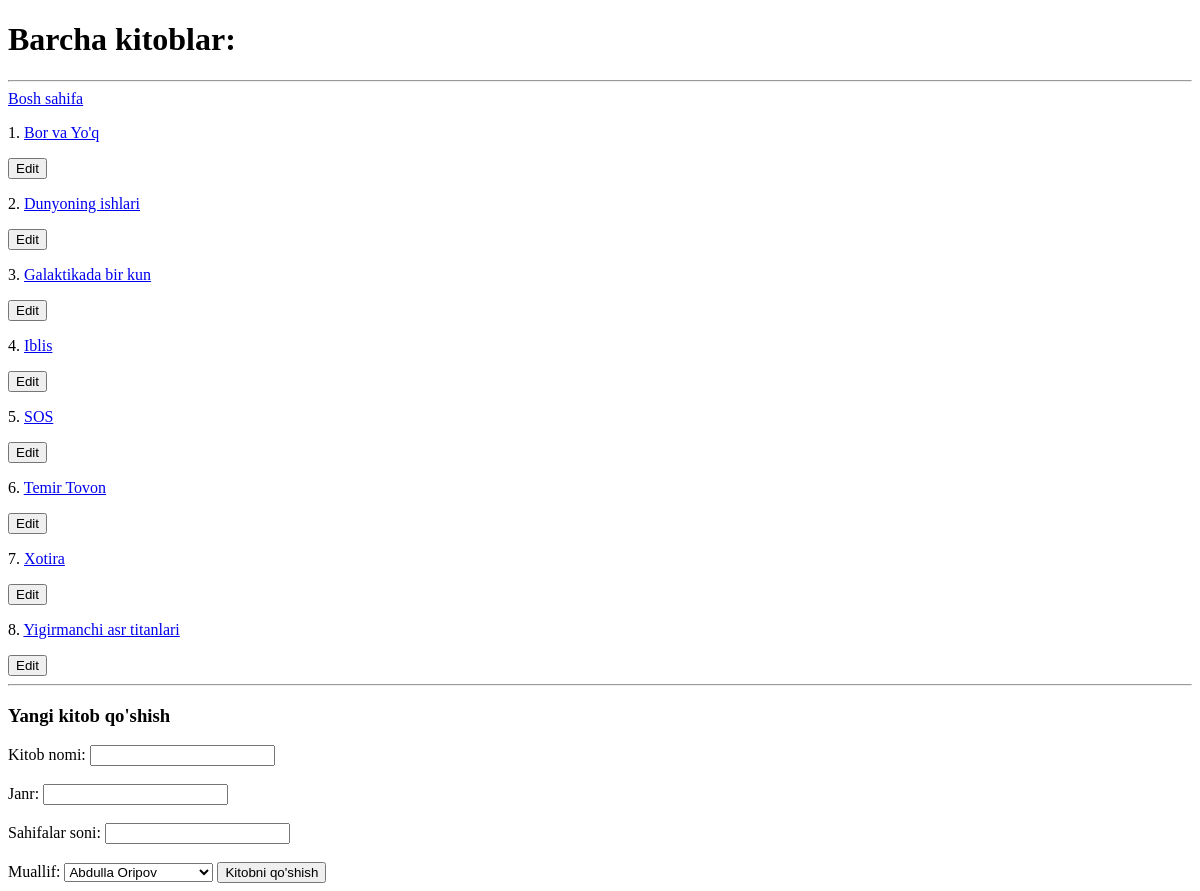
Page /kitoblar/ on the earlier database version.
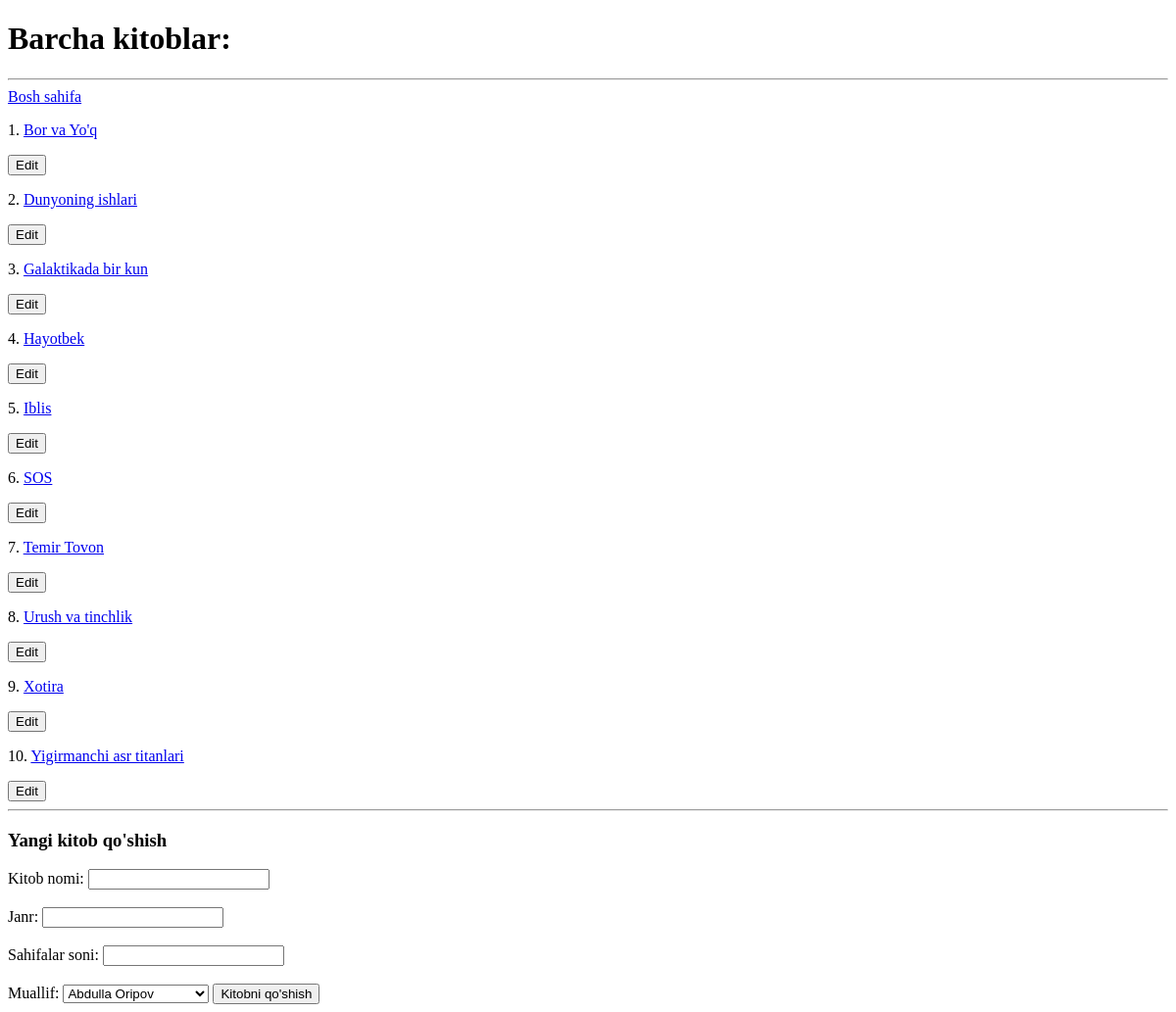
Same page on the later database version.
### main/models.py (models this page shows, shortened)
class Book(models.Model):
    title = models.CharField(max_length=100)
    genre = models.CharField(max_length=100, null=True, blank=True)
    pages = models.PositiveIntegerField()
    author = models.ForeignKey(Author, on_delete=models.SET_NULL, null=True)

### main/views.py (the view, shortened to what this page needs)
# urls.py: path('kitoblar/', kitoblar_view, name='kitoblar'),
def kitoblar_view(request):
    kitoblar = Book.objects.order_by('title')
    mualliflar = Author.objects.order_by('name')
    context = {
        'kitoblar': kitoblar,
        'mualliflar': mualliflar,
    }
    return render(request, 'kitoblar.html', context)

### templates/kitoblar.html (shortened to what this page needs)
<!DOCTYPE html>
<html lang="en">
<head>
</head>
<body>
<h1>Barcha kitoblar:</h1>
<hr>
<a href="/">Bosh sahifa</a>
    {% for kitob in kitoblar %}
        <p> {{ forloop.counter }}. <a href="/kitoblar/{{ kitob.id }}/">{{ kitob.title }}</a></p>
        <a href="{% url 'kitob-update' kitob.id %}">
            <button>Edit</button>
        </a>
    {% endfor %}
    <hr>
    <h3>Yangi kitob qo'shish</h3>
    <form method="post">
        <label for="nom">Kitob nomi:</label>
        <input type="text" name="nom" id="nom" required><br><br>
        <label for="janr">Janr:</label>
        <input type="text" name="janr" id="janr" required><br><br>
        <label for="sahifa">Sahifalar soni:</label>
        <input type="number" name="sahifa" id="sahifa" required><br><br>
        <label for="muallif">Muallif:</label>
        <select name="muallif_id" id="muallif">
            {% for muallif in mualliflar %}
                <option value="{{ muallif.id }}">{{ muallif.name }}</option>
            {% endfor %}
        </select>
        <button type="submit">Kitobni qo'shish</button>
    </form>
</body>
</html>

Differences in the rows shown:
added Book: title "Hayotbek"
added Book: title "Urush va tinchlik"
